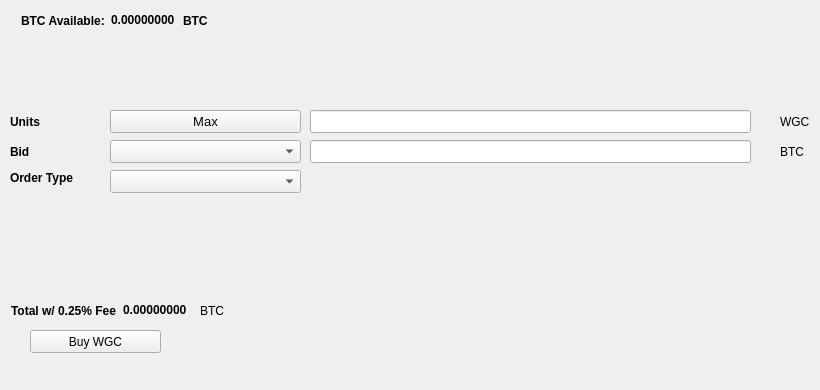
   <widget class="QWidget" name="BuyTab">
    <attribute name="title">
     <string>Buy</string>
    </attribute>
    <widget class="QPushButton" name="BuyWGC">
     <property name="geometry">
      <rect>
       <x>30</x>
       <y>330</y>
       <width>131</width>
       <height>23</height>
      </rect>
     </property>
     <property name="text">
      <string>Buy WGC</string>
     </property>
     <property name="icon">
      <iconset resource="../worldGreenCoin.qrc">
       <normaloff>:/icons/bitcoin</normaloff>:/icons/bitcoin</iconset>
     </property>
    </widget>
    <widget class="QLabel" name="label_3">
     <property name="geometry">
      <rect>
       <x>10</x>
       <y>110</y>
       <width>46</width>
       <height>23</height>
      </rect>
     </property>
     <property name="font">
      <font>
       <weight>75</weight>
       <bold>true</bold>
      </font>
     </property>
     <property name="text">
      <string>Units</string>
     </property>
    </widget>
    <widget class="QLineEdit" name="UnitsInput">
     <property name="geometry">
      <rect>
       <x>310</x>
       <y>110</y>
       <width>441</width>
       <height>23</height>
      </rect>
     </property>
     <property name="font">
      <font>
       <pointsize>9</pointsize>
       <weight>75</weight>
       <bold>true</bold>
      </font>
     </property>
    </widget>
    <widget class="QLineEdit" name="BuyBidPriceEdit">
     <property name="geometry">
      <rect>
       <x>310</x>
       <y>140</y>
       <width>441</width>
       <height>23</height>
      </rect>
     </property>
     <property name="font">
      <font>
       <pointsize>9</pointsize>
       <weight>75</weight>
       <bold>true</bold>
      </font>
     </property>
    </widget>
    <widget class="QLabel" name="label_4">
     <property name="geometry">
      <rect>
       <x>780</x>
       <y>110</y>
       <width>31</width>
       <height>23</height>
      </rect>
     </property>
     <property name="text">
      <string>WGC</string>
     </property>
    </widget>
    <widget class="QLabel" name="label_5">
     <property name="geometry">
      <rect>
       <x>780</x>
       <y>140</y>
       <width>31</width>
       <height>23</height>
      </rect>
     </property>
     <property name="text">
      <string>BTC</string>
     </property>
    </widget>
    <widget class="QLabel" name="label_6">
     <property name="geometry">
      <rect>
       <x>10</x>
       <y>140</y>
       <width>46</width>
       <height>23</height>
      </rect>
     </property>
     <property name="font">
      <font>
       <weight>75</weight>
       <bold>true</bold>
      </font>
     </property>
     <property name="text">
      <string>Bid</string>
     </property>
    </widget>
    <widget class="QLabel" name="label_7">
     <property name="geometry">
      <rect>
       <x>10</x>
       <y>170</y>
       <width>91</width>
       <height>16</height>
      </rect>
     </property>
     <property name="font">
      <font>
       <weight>75</weight>
       <bold>true</bold>
      </font>
     </property>
     <property name="text">
      <string>Order Type</string>
     </property>
    </widget>
    <widget class="QPushButton" name="Buy_Max_Amount">
     <property name="geometry">
      <rect>
       <x>110</x>
       <y>110</y>
       <width>191</width>
       <height>23</height>
      </rect>
     </property>
     <property name="font">
      <font>
       <pointsize>10</pointsize>
      </font>
     </property>
     <property name="text">
      <string>Max</string>
     </property>
    </widget>
    <widget class="QComboBox" name="BuyBidcomboBox">
     <property name="geometry">
      <rect>
       <x>110</x>
       <y>140</y>
       <width>191</width>
       <height>23</height>
      </rect>
     </property>
     <property name="font">
      <font>
       <pointsize>10</pointsize>
      </font>
     </property>
    </widget>
    <widget class="QComboBox" name="buyOrdertypeCombo">
     <property name="geometry">
      <rect>
       <x>110</x>
       <y>170</y>
       <width>191</width>
       <height>23</height>
      </rect>
     </property>
     <property name="font">
      <font>
       <pointsize>10</pointsize>
      </font>
     </property>
    </widget>
    <widget class="QWidget" name="layoutWidget1">
     <property name="geometry">
      <rect>
       <x>21</x>
       <y>11</y>
       <width>227</width>
       <height>19</height>
      </rect>
     </property>
     <layout class="QHBoxLayout" name="horizontalLayout_3">
      <item>
       <widget class="QLabel" name="label232">
        <property name="font">
         <font>
          <weight>75</weight>
          <bold>true</bold>
         </font>
        </property>
        <property name="text">
         <string>BTC Available:</string>
        </property>
       </widget>
      </item>
      <item>
       <widget class="QLabel" name="BtcAvailableLbl">
        <property name="palette">
         <palette>
          <active>
           <colorrole role="WindowText">
            <brush brushstyle="SolidPattern">
             <color alpha="255">
              <red>0</red>
              <green>0</green>
              <blue>0</blue>
             </color>
            </brush>
           </colorrole>
           <colorrole role="Button">
            <brush brushstyle="SolidPattern">
             <color alpha="255">
              <red>0</red>
              <green>170</green>
              <blue>0</blue>
             </color>
            </brush>
           </colorrole>
           <colorrole role="Light">
            <brush brushstyle="SolidPattern">
             <color alpha="255">
              <red>0</red>
              <green>255</green>
              <blue>0</blue>
             </color>
            </brush>
           </colorrole>
           <colorrole role="Midlight">
            <brush brushstyle="SolidPattern">
             <color alpha="255">
              <red>0</red>
              <green>212</green>
              <blue>0</blue>
             </color>
            </brush>
           </colorrole>
           <colorrole role="Dark">
            <brush brushstyle="SolidPattern">
             <color alpha="255">
              <red>0</red>
              <green>85</green>
              <blue>0</blue>
             </color>
            </brush>
           </colorrole>
           <colorrole role="Mid">
            <brush brushstyle="SolidPattern">
             <color alpha="255">
              <red>0</red>
              <green>113</green>
              <blue>0</blue>
             </color>
            </brush>
           </colorrole>
           <colorrole role="Text">
            <brush brushstyle="SolidPattern">
             <color alpha="255">
              <red>0</red>
              <green>170</green>
              <blue>0</blue>
             </color>
            </brush>
           </colorrole>
           <colorrole role="BrightText">
            <brush brushstyle="SolidPattern">
             <color alpha="255">
              <red>255</red>
              <green>255</green>
              <blue>255</blue>
             </color>
            </brush>
           </colorrole>
           <colorrole role="ButtonText">
            <brush brushstyle="SolidPattern">
             <color alpha="255">
              <red>0</red>
              <green>0</green>
              <blue>0</blue>
             </color>
            </brush>
           </colorrole>
           <colorrole role="Base">
            <brush brushstyle="SolidPattern">
             <color alpha="255">
              <red>255</red>
              <green>255</green>
              <blue>255</blue>
             </color>
            </brush>
           </colorrole>
           <colorrole role="Window">
            <brush brushstyle="SolidPattern">
             <color alpha="255">
              <red>0</red>
              <green>170</green>
              <blue>0</blue>
             </color>
            </brush>
           </colorrole>
           <colorrole role="Shadow">
            <brush brushstyle="SolidPattern">
             <color alpha="255">
              <red>0</red>
              <green>0</green>
              <blue>0</blue>
             </color>
            </brush>
           </colorrole>
           <colorrole role="AlternateBase">
            <brush brushstyle="SolidPattern">
             <color alpha="255">
              <red>127</red>
              <green>212</green>
              <blue>127</blue>
             </color>
            </brush>
           </colorrole>
           <colorrole role="ToolTipBase">
            <brush brushstyle="SolidPattern">
             <color alpha="255">
              <red>255</red>
              <green>255</green>
              <blue>220</blue>
             </color>
            </brush>
           </colorrole>
           <colorrole role="ToolTipText">
            <brush brushstyle="SolidPattern">
             <color alpha="255">
              <red>0</red>
              <green>0</green>
              <blue>0</blue>
             </color>
            </brush>
           </colorrole>
          </active>
          <inactive>
           <colorrole role="WindowText">
            <brush brushstyle="SolidPattern">
             <color alpha="255">
              <red>0</red>
              <green>0</green>
              <blue>0</blue>
             </color>
            </brush>
           </colorrole>
           <colorrole role="Button">
            <brush brushstyle="SolidPattern">
             <color alpha="255">
              <red>0</red>
              <green>170</green>
              <blue>0</blue>
             </color>
            </brush>
           </colorrole>
           <colorrole role="Light">
            <brush brushstyle="SolidPattern">
             <color alpha="255">
              <red>0</red>
              <green>255</green>
              <blue>0</blue>
             </color>
            </brush>
           </colorrole>
           <colorrole role="Midlight">
            <brush brushstyle="SolidPattern">
             <color alpha="255">
              <red>0</red>
              <green>212</green>
              <blue>0</blue>
             </color>
            </brush>
           </colorrole>
           <colorrole role="Dark">
            <brush brushstyle="SolidPattern">
             <color alpha="255">
              <red>0</red>
              <green>85</green>
              <blue>0</blue>
             </color>
            </brush>
           </colorrole>
           <colorrole role="Mid">
            <brush brushstyle="SolidPattern">
             <color alpha="255">
              <red>0</red>
              <green>113</green>
              <blue>0</blue>
             </color>
            </brush>
           </colorrole>
           <colorrole role="Text">
            <brush brushstyle="SolidPattern">
             <color alpha="255">
              <red>0</red>
              <green>170</green>
              <blue>0</blue>
             </color>
            </brush>
           </colorrole>
           <colorrole role="BrightText">
            <brush brushstyle="SolidPattern">
             <color alpha="255">
              <red>255</red>
              <green>255</green>
              <blue>255</blue>
             </color>
            </brush>
           </colorrole>
           <colorrole role="ButtonText">
            <brush brushstyle="SolidPattern">
             <color alpha="255">
              <red>0</red>
              <green>0</green>
              <blue>0</blue>
             </color>
            </brush>
           </colorrole>
           <colorrole role="Base">
            <brush brushstyle="SolidPattern">
             <color alpha="255">
              <red>255</red>
              <green>255</green>
              <blue>255</blue>
             </color>
            </brush>
           </colorrole>
           <colorrole role="Window">
            <brush brushstyle="SolidPattern">
             <color alpha="255">
              <red>0</red>
              <green>170</green>
              <blue>0</blue>
             </color>
            </brush>
           </colorrole>
           <colorrole role="Shadow">
            <brush brushstyle="SolidPattern">
             <color alpha="255">
              <red>0</red>
              <green>0</green>
              <blue>0</blue>
             </color>
            </brush>
           </colorrole>
           <colorrole role="AlternateBase">
            <brush brushstyle="SolidPattern">
             <color alpha="255">
              <red>127</red>
              <green>212</green>
              <blue>127</blue>
             </color>
            </brush>
           </colorrole>
           <colorrole role="ToolTipBase">
            <brush brushstyle="SolidPattern">
             <color alpha="255">
              <red>255</red>
              <green>255</green>
              <blue>220</blue>
             </color>
            </brush>
           </colorrole>
           <colorrole role="ToolTipText">
            <brush brushstyle="SolidPattern">
             <color alpha="255">
              <red>0</red>
              <green>0</green>
              <blue>0</blue>
             </color>
            </brush>
           </colorrole>
          </inactive>
          <disabled>
           <colorrole role="WindowText">
            <brush brushstyle="SolidPattern">
             <color alpha="255">
              <red>0</red>
              <green>85</green>
              <blue>0</blue>
             </color>
            </brush>
           </colorrole>
           <colorrole role="Button">
            <brush brushstyle="SolidPattern">
             <color alpha="255">
              <red>0</red>
              <green>170</green>
              <blue>0</blue>
             </color>
            </brush>
           </colorrole>
           <colorrole role="Light">
            <brush brushstyle="SolidPattern">
             <color alpha="255">
              <red>0</red>
              <green>255</green>
              <blue>0</blue>
             </color>
            </brush>
           </colorrole>
           <colorrole role="Midlight">
            <brush brushstyle="SolidPattern">
             <color alpha="255">
              <red>0</red>
              <green>212</green>
              <blue>0</blue>
             </color>
            </brush>
           </colorrole>
           <colorrole role="Dark">
            <brush brushstyle="SolidPattern">
             <color alpha="255">
              <red>0</red>
              <green>85</green>
              <blue>0</blue>
             </color>
            </brush>
           </colorrole>
           <colorrole role="Mid">
            <brush brushstyle="SolidPattern">
             <color alpha="255">
              <red>0</red>
              <green>113</green>
              <blue>0</blue>
             </color>
            </brush>
           </colorrole>
           <colorrole role="Text">
            <brush brushstyle="SolidPattern">
             <color alpha="255">
              <red>0</red>
              <green>85</green>
              <blue>0</blue>
             </color>
            </brush>
           </colorrole>
           <colorrole role="BrightText">
            <brush brushstyle="SolidPattern">
             <color alpha="255">
              <red>255</red>
              <green>255</green>
              <blue>255</blue>
             </color>
            </brush>
           </colorrole>
           <colorrole role="ButtonText">
            <brush brushstyle="SolidPattern">
             <color alpha="255">
              <red>0</red>
              <green>85</green>
              <blue>0</blue>
             </color>
            </brush>
           </colorrole>
           <colorrole role="Base">
            <brush brushstyle="SolidPattern">
             <color alpha="255">
              <red>0</red>
              <green>170</green>
              <blue>0</blue>
             </color>
            </brush>
           </colorrole>
           <colorrole role="Window">
            <brush brushstyle="SolidPattern">
             <color alpha="255">
              <red>0</red>
              <green>170</green>
              <blue>0</blue>
             </color>
            </brush>
           </colorrole>
           <colorrole role="Shadow">
            <brush brushstyle="SolidPattern">
             <color alpha="255">
              <red>0</red>
              <green>0</green>
              <blue>0</blue>
             </color>
            </brush>
           </colorrole>
           <colorrole role="AlternateBase">
            <brush brushstyle="SolidPattern">
             <color alpha="255">
              <red>0</red>
              <green>170</green>
              <blue>0</blue>
             </color>
            </brush>
           </colorrole>
           <colorrole role="ToolTipBase">
            <brush brushstyle="SolidPattern">
             <color alpha="255">
              <red>255</red>
              <green>255</green>
              <blue>220</blue>
             </color>
            </brush>
           </colorrole>
           <colorrole role="ToolTipText">
            <brush brushstyle="SolidPattern">
             <color alpha="255">
              <red>0</red>
              <green>0</green>
              <blue>0</blue>
             </color>
            </brush>
           </colorrole>
          </disabled>
         </palette>
        </property>
        <property name="font">
         <font>
          <weight>75</weight>
          <bold>true</bold>
         </font>
        </property>
        <property name="text">
         <string>0.00000000</string>
        </property>
        <property name="textInteractionFlags">
         <set>Qt::LinksAccessibleByMouse|Qt::TextSelectableByKeyboard|Qt::TextSelectableByMouse</set>
        </property>
       </widget>
      </item>
      <item>
       <widget class="QLabel" name="BtcAvailableLbl_2">
        <property name="font">
         <font>
          <weight>75</weight>
          <bold>true</bold>
         </font>
        </property>
        <property name="text">
         <string>BTC</string>
        </property>
       </widget>
      </item>
     </layout>
    </widget>
    <widget class="QWidget" name="layoutWidge2">
     <property name="geometry">
      <rect>
       <x>11</x>
       <y>301</y>
       <width>259</width>
       <height>19</height>
      </rect>
     </property>
     <layout class="QHBoxLayout" name="horizontalLayout_4">
      <item>
       <widget class="QLabel" name="label_9">
        <property name="font">
         <font>
          <weight>75</weight>
          <bold>true</bold>
         </font>
        </property>
        <property name="text">
         <string>Total w/ 0.25% Fee</string>
        </property>
       </widget>
      </item>
      <item>
       <widget class="QLabel" name="BuyCostLabel">
        <property name="palette">
         <palette>
          <active>
           <colorrole role="WindowText">
            <brush brushstyle="SolidPattern">
             <color alpha="255">
              <red>0</red>
              <green>0</green>
              <blue>0</blue>
             </color>
            </brush>
           </colorrole>
           <colorrole role="Button">
            <brush brushstyle="SolidPattern">
             <color alpha="255">
              <red>0</red>
              <green>170</green>
              <blue>0</blue>
             </color>
            </brush>
           </colorrole>
           <colorrole role="Light">
            <brush brushstyle="SolidPattern">
             <color alpha="255">
              <red>0</red>
              <green>255</green>
              <blue>0</blue>
             </color>
            </brush>
           </colorrole>
           <colorrole role="Midlight">
            <brush brushstyle="SolidPattern">
             <color alpha="255">
              <red>0</red>
              <green>212</green>
              <blue>0</blue>
             </color>
            </brush>
           </colorrole>
           <colorrole role="Dark">
            <brush brushstyle="SolidPattern">
             <color alpha="255">
              <red>0</red>
              <green>85</green>
              <blue>0</blue>
             </color>
            </brush>
           </colorrole>
           <colorrole role="Mid">
            <brush brushstyle="SolidPattern">
             <color alpha="255">
              <red>0</red>
              <green>113</green>
              <blue>0</blue>
             </color>
            </brush>
           </colorrole>
           <colorrole role="Text">
            <brush brushstyle="SolidPattern">
             <color alpha="255">
              <red>0</red>
              <green>170</green>
              <blue>0</blue>
             </color>
            </brush>
           </colorrole>
           <colorrole role="BrightText">
            <brush brushstyle="SolidPattern">
             <color alpha="255">
              <red>255</red>
              <green>255</green>
              <blue>255</blue>
             </color>
            </brush>
           </colorrole>
           <colorrole role="ButtonText">
            <brush brushstyle="SolidPattern">
             <color alpha="255">
              <red>0</red>
              <green>0</green>
              <blue>0</blue>
             </color>
            </brush>
           </colorrole>
           <colorrole role="Base">
            <brush brushstyle="SolidPattern">
             <color alpha="255">
              <red>255</red>
              <green>255</green>
              <blue>255</blue>
             </color>
            </brush>
           </colorrole>
           <colorrole role="Window">
            <brush brushstyle="SolidPattern">
             <color alpha="255">
              <red>0</red>
              <green>170</green>
              <blue>0</blue>
             </color>
            </brush>
           </colorrole>
           <colorrole role="Shadow">
            <brush brushstyle="SolidPattern">
             <color alpha="255">
              <red>0</red>
              <green>0</green>
              <blue>0</blue>
             </color>
            </brush>
           </colorrole>
           <colorrole role="AlternateBase">
            <brush brushstyle="SolidPattern">
             <color alpha="255">
              <red>127</red>
              <green>212</green>
              <blue>127</blue>
             </color>
            </brush>
           </colorrole>
           <colorrole role="ToolTipBase">
            <brush brushstyle="SolidPattern">
             <color alpha="255">
              <red>255</red>
              <green>255</green>
              <blue>220</blue>
             </color>
            </brush>
           </colorrole>
           <colorrole role="ToolTipText">
            <brush brushstyle="SolidPattern">
             <color alpha="255">
              <red>0</red>
              <green>0</green>
              <blue>0</blue>
             </color>
            </brush>
           </colorrole>
          </active>
          <inactive>
           <colorrole role="WindowText">
            <brush brushstyle="SolidPattern">
             <color alpha="255">
              <red>0</red>
              <green>0</green>
              <blue>0</blue>
             </color>
            </brush>
           </colorrole>
           <colorrole role="Button">
            <brush brushstyle="SolidPattern">
             <color alpha="255">
              <red>0</red>
              <green>170</green>
              <blue>0</blue>
             </color>
            </brush>
           </colorrole>
           <colorrole role="Light">
            <brush brushstyle="SolidPattern">
             <color alpha="255">
              <red>0</red>
              <green>255</green>
              <blue>0</blue>
             </color>
            </brush>
           </colorrole>
           <colorrole role="Midlight">
            <brush brushstyle="SolidPattern">
             <color alpha="255">
              <red>0</red>
              <green>212</green>
              <blue>0</blue>
             </color>
            </brush>
           </colorrole>
           <colorrole role="Dark">
            <brush brushstyle="SolidPattern">
             <color alpha="255">
              <red>0</red>
              <green>85</green>
              <blue>0</blue>
             </color>
            </brush>
           </colorrole>
           <colorrole role="Mid">
            <brush brushstyle="SolidPattern">
             <color alpha="255">
              <red>0</red>
              <green>113</green>
              <blue>0</blue>
             </color>
            </brush>
           </colorrole>
           <colorrole role="Text">
            <brush brushstyle="SolidPattern">
             <color alpha="255">
              <red>0</red>
              <green>170</green>
              <blue>0</blue>
             </color>
            </brush>
           </colorrole>
           <colorrole role="BrightText">
            <brush brushstyle="SolidPattern">
             <color alpha="255">
              <red>255</red>
              <green>255</green>
              <blue>255</blue>
             </color>
            </brush>
           </colorrole>
           <colorrole role="ButtonText">
            <brush brushstyle="SolidPattern">
             <color alpha="255">
              <red>0</red>
              <green>0</green>
              <blue>0</blue>
             </color>
            </brush>
           </colorrole>
           <colorrole role="Base">
            <brush brushstyle="SolidPattern">
             <color alpha="255">
              <red>255</red>
              <green>255</green>
              <blue>255</blue>
             </color>
            </brush>
           </colorrole>
           <colorrole role="Window">
            <brush brushstyle="SolidPattern">
             <color alpha="255">
              <red>0</red>
              <green>170</green>
              <blue>0</blue>
             </color>
            </brush>
           </colorrole>
           <colorrole role="Shadow">
            <brush brushstyle="SolidPattern">
             <color alpha="255">
              <red>0</red>
              <green>0</green>
              <blue>0</blue>
             </color>
            </brush>
           </colorrole>
           <colorrole role="AlternateBase">
            <brush brushstyle="SolidPattern">
             <color alpha="255">
              <red>127</red>
              <green>212</green>
              <blue>127</blue>
             </color>
            </brush>
           </colorrole>
           <colorrole role="ToolTipBase">
            <brush brushstyle="SolidPattern">
             <color alpha="255">
              <red>255</red>
              <green>255</green>
              <blue>220</blue>
             </color>
            </brush>
           </colorrole>
           <colorrole role="ToolTipText">
            <brush brushstyle="SolidPattern">
             <color alpha="255">
              <red>0</red>
              <green>0</green>
              <blue>0</blue>
             </color>
            </brush>
           </colorrole>
          </inactive>
          <disabled>
           <colorrole role="WindowText">
            <brush brushstyle="SolidPattern">
             <color alpha="255">
              <red>0</red>
              <green>85</green>
              <blue>0</blue>
             </color>
            </brush>
           </colorrole>
           <colorrole role="Button">
            <brush brushstyle="SolidPattern">
             <color alpha="255">
              <red>0</red>
              <green>170</green>
              <blue>0</blue>
             </color>
            </brush>
           </colorrole>
           <colorrole role="Light">
            <brush brushstyle="SolidPattern">
             <color alpha="255">
              <red>0</red>
              <green>255</green>
              <blue>0</blue>
             </color>
            </brush>
           </colorrole>
           <colorrole role="Midlight">
            <brush brushstyle="SolidPattern">
             <color alpha="255">
              <red>0</red>
              <green>212</green>
              <blue>0</blue>
             </color>
            </brush>
           </colorrole>
           <colorrole role="Dark">
            <brush brushstyle="SolidPattern">
             <color alpha="255">
              <red>0</red>
              <green>85</green>
              <blue>0</blue>
             </color>
            </brush>
           </colorrole>
           <colorrole role="Mid">
            <brush brushstyle="SolidPattern">
             <color alpha="255">
              <red>0</red>
              <green>113</green>
              <blue>0</blue>
             </color>
            </brush>
           </colorrole>
           <colorrole role="Text">
            <brush brushstyle="SolidPattern">
             <color alpha="255">
              <red>0</red>
              <green>85</green>
              <blue>0</blue>
             </color>
            </brush>
           </colorrole>
           <colorrole role="BrightText">
            <brush brushstyle="SolidPattern">
             <color alpha="255">
              <red>255</red>
              <green>255</green>
              <blue>255</blue>
             </color>
            </brush>
           </colorrole>
           <colorrole role="ButtonText">
            <brush brushstyle="SolidPattern">
             <color alpha="255">
              <red>0</red>
              <green>85</green>
              <blue>0</blue>
             </color>
            </brush>
           </colorrole>
           <colorrole role="Base">
            <brush brushstyle="SolidPattern">
             <color alpha="255">
              <red>0</red>
              <green>170</green>
              <blue>0</blue>
             </color>
            </brush>
           </colorrole>
           <colorrole role="Window">
            <brush brushstyle="SolidPattern">
             <color alpha="255">
              <red>0</red>
              <green>170</green>
              <blue>0</blue>
             </color>
            </brush>
           </colorrole>
           <colorrole role="Shadow">
            <brush brushstyle="SolidPattern">
             <color alpha="255">
              <red>0</red>
              <green>0</green>
              <blue>0</blue>
             </color>
            </brush>
           </colorrole>
           <colorrole role="AlternateBase">
            <brush brushstyle="SolidPattern">
             <color alpha="255">
              <red>0</red>
              <green>170</green>
              <blue>0</blue>
             </color>
            </brush>
           </colorrole>
           <colorrole role="ToolTipBase">
            <brush brushstyle="SolidPattern">
             <color alpha="255">
              <red>255</red>
              <green>255</green>
              <blue>220</blue>
             </color>
            </brush>
           </colorrole>
           <colorrole role="ToolTipText">
            <brush brushstyle="SolidPattern">
             <color alpha="255">
              <red>0</red>
              <green>0</green>
              <blue>0</blue>
             </color>
            </brush>
           </colorrole>
          </disabled>
         </palette>
        </property>
        <property name="font">
         <font>
          <weight>75</weight>
          <bold>true</bold>
         </font>
        </property>
        <property name="autoFillBackground">
         <bool>false</bool>
        </property>
        <property name="text">
         <string>0.00000000</string>
        </property>
        <property name="textInteractionFlags">
         <set>Qt::LinksAccessibleByMouse|Qt::TextSelectableByMouse</set>
        </property>
       </widget>
      </item>
      <item>
       <widget class="QLabel" name="label_10">
        <property name="font">
         <font>
          <weight>50</weight>
          <bold>false</bold>
         </font>
        </property>
        <property name="text">
         <string>BTC</string>
        </property>
       </widget>
      </item>
     </layout>
    </widget>
    <widget class="QLabel" name="label_24">
     <property name="geometry">
      <rect>
       <x>460</x>
       <y>300</y>
       <width>281</width>
       <height>81</height>
      </rect>
     </property>
     <property name="text">
      <string/>
     </property>
     <property name="pixmap">
      <pixmap>:/images/bittrex</pixmap>
     </property>
    </widget>
   </widget>
